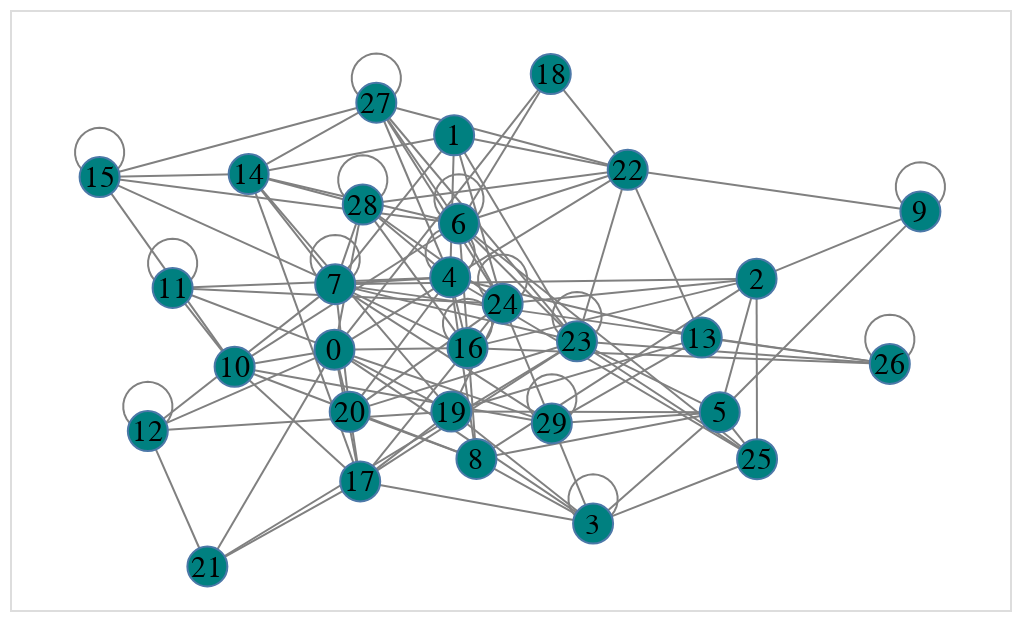

The notebook cell this image was saved under:
### Markdown cell above
Next, draw an equivalent non-interactive representation with altair-nx:

### Code cell
anx.draw_networkx(G, pos, node_label = 'node')

### Figure 1 — Vega-Lite specification as saved in the notebook (floating-point values rounded to 4 significant figures; data arrays with more than 128 entries replaced by an {"elided": "..."} marker saying what was removed)
{"config": {"view": {"continuousWidth": 300, "continuousHeight": 300}}, "layer": [{"data": {"name": "data-c868784dda98fe95e66c0492a3c65a60"}, "mark": {"type": "line", "color": "grey", "opacity": 1.0, "strokeWidth": 1}, "encoding": {"detail": {"field": "edge", "type": "quantitative"}, "order": {"field": "order", "type": "quantitative"}, "x": {"axis": null, "field": "x", "type": "quantitative"}, "y": {"axis": null, "field": "y", "type": "quantitative"}}}, {"data": {"name": "data-702ed20e37da8884ddfa615b758712d7"}, "mark": {"type": "point", "fill": "teal", "opacity": 1.0, "shape": "circle", "size": 400, "strokeWidth": 1.0}, "encoding": {"x": {"axis": null, "field": "x", "type": "quantitative"}, "y": {"axis": null, "field": "y", "type": "quantitative"}}}, {"data": {"name": "data-702ed20e37da8884ddfa615b758712d7"}, "mark": {"type": "text", "baseline": "middle", "fill": "black", "size": 15}, "encoding": {"text": {"field": "node", "type": "quantitative"}, "x": {"axis": null, "field": "x", "type": "quantitative"}, "y": {"axis": null, "field": "y", "type": "quantitative"}}}], "encoding": {"x": {"scale": {"domain": [-0.1819, 1.849]}}, "y": {"scale": {"domain": [-0.08831, 1.13]}}}, "height": 300.0, "width": 500.0, "$schema": "https://vega.github.io/schema/vega-lite/v5.17.0.json", "datasets": {"data-c868784dda98fe95e66c0492a3c65a60": {"elided": "679 records"}, "data-702ed20e37da8884ddfa615b758712d7": [{"node": 0, "x": 0.4769, "y": 0.4403, "importance": -0.4845, "name": 737, "viable": "no"}, {"node": 1, "x": 0.7199, "y": 0.8755, "importance": -0.9612, "name": 322, "viable": "yes"}, {"node": 2, "x": 1.334, "y": 0.5845, "importance": -0.1098, "name": 773, "viable": "no"}, {"node": 3, "x": 1.002, "y": 0.08716, "importance": -1.041, "name": 551, "viable": "no"}, {"node": 4, "x": 0.7119, "y": 0.5873, "importance": -1.102, "name": 777, "viable": "no"}, {"node": 5, "x": 1.259, "y": 0.3134, "importance": 1.221, "name": 277, "viable": "yes"}, {"node": 6, "x": 0.7297, "y": 0.6965, "importance": 1.938, "name": 833, "viable": "yes"}, {"node": 7, "x": 0.4784, "y": 0.5734, "importance": -0.01255, "name": 809, "viable": "no"}, {"node": 8, "x": 0.7652, "y": 0.2184, "importance": 0.5267, "name": 968, "viable": "yes"}, {"node": 9, "x": 1.667, "y": 0.721, "importance": 0.1384, "name": 175, "viable": "no"}, {"node": 10, "x": 0.2741, "y": 0.4055, "importance": -2.821, "name": 134, "viable": "no"}, {"node": 11, "x": 0.1483, "y": 0.5656, "importance": -0.6916, "name": 210, "viable": "no"}, {"node": 12, "x": 0.09791, "y": 0.275, "importance": -1.914, "name": 855, "viable": "yes"}, {"node": 13, "x": 1.223, "y": 0.4648, "importance": 0.5605, "name": 69, "viable": "no"}, {"node": 14, "x": 0.3027, "y": 0.7969, "importance": -0.8335, "name": 388, "viable": "yes"}, {"node": 15, "x": 0.0, "y": 0.7908, "importance": 0.5049, "name": 632, "viable": "yes"}, {"node": 16, "x": 0.7471, "y": 0.4435, "importance": 0.5441, "name": 148, "viable": "no"}, {"node": 17, "x": 0.5292, "y": 0.1728, "importance": -0.6239, "name": 730, "viable": "yes"}, {"node": 18, "x": 0.9161, "y": 1.0, "importance": 1.808, "name": 813, "viable": "no"}, {"node": 19, "x": 0.7142, "y": 0.3147, "importance": -0.1827, "name": 360, "viable": "yes"}, {"node": 20, "x": 0.5078, "y": 0.314, "importance": 1.103, "name": 335, "viable": "yes"}, {"node": 21, "x": 0.2188, "y": 0.0, "importance": -0.9515, "name": 406, "viable": "yes"}, {"node": 22, "x": 1.072, "y": 0.8055, "importance": 0.6094, "name": 324, "viable": "no"}, {"node": 23, "x": 0.9693, "y": 0.4574, "importance": -1.588, "name": 940, "viable": "yes"}, {"node": 24, "x": 0.8184, "y": 0.5338, "importance": 0.8406, "name": 534, "viable": "no"}, {"node": 25, "x": 1.335, "y": 0.2179, "importance": 0.41, "name": 907, "viable": "no"}, {"node": 26, "x": 1.605, "y": 0.4114, "importance": -2.441, "name": 565, "viable": "yes"}, {"node": 27, "x": 0.5619, "y": 0.9417, "importance": 0.9723, "name": 563, "viable": "no"}, {"node": 28, "x": 0.5344, "y": 0.735, "importance": -0.477, "name": 740, "viable": "yes"}, {"node": 29, "x": 0.9183, "y": 0.2906, "importance": 0.6371, "name": 622, "viable": "yes"}]}}
